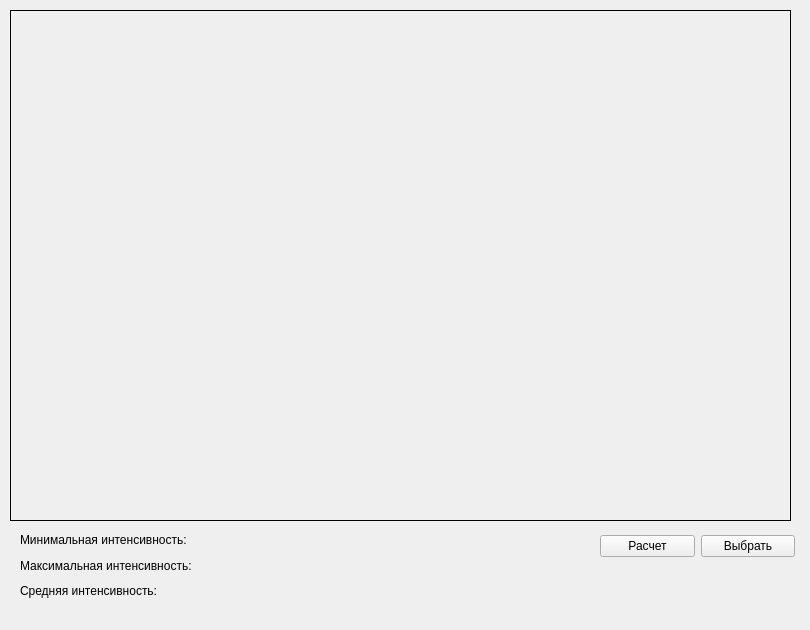
<?xml version="1.0" encoding="UTF-8"?>
<ui version="4.0">
 <class>MainWindow</class>
 <widget class="QMainWindow" name="MainWindow">
  <property name="geometry">
   <rect>
    <x>0</x>
    <y>0</y>
    <width>810</width>
    <height>630</height>
   </rect>
  </property>
  <property name="maximumSize">
   <size>
    <width>810</width>
    <height>630</height>
   </size>
  </property>
  <property name="windowTitle">
   <string>Color Intensity detector</string>
  </property>
  <widget class="QWidget" name="centralwidget">
   <widget class="my_label" name="label_img">
    <property name="geometry">
     <rect>
      <x>10</x>
      <y>10</y>
      <width>781</width>
      <height>511</height>
     </rect>
    </property>
    <property name="mouseTracking">
     <bool>true</bool>
    </property>
    <property name="frameShape">
     <enum>QFrame::Box</enum>
    </property>
    <property name="text">
     <string/>
    </property>
   </widget>
   <widget class="QWidget" name="layoutWidget">
    <property name="geometry">
     <rect>
      <x>20</x>
      <y>530</y>
      <width>291</width>
      <height>71</height>
     </rect>
    </property>
    <layout class="QGridLayout" name="gridLayout">
     <item row="0" column="0">
      <widget class="QLabel" name="label">
       <property name="text">
        <string>Минимальная интенсивность:</string>
       </property>
      </widget>
     </item>
     <item row="0" column="1">
      <widget class="QLabel" name="label_min">
       <property name="text">
        <string/>
       </property>
       <property name="alignment">
        <set>Qt::AlignCenter</set>
       </property>
      </widget>
     </item>
     <item row="1" column="0">
      <widget class="QLabel" name="label_2">
       <property name="text">
        <string>Максимальная интенсивность: </string>
       </property>
      </widget>
     </item>
     <item row="1" column="1">
      <widget class="QLabel" name="label_max">
       <property name="text">
        <string/>
       </property>
       <property name="alignment">
        <set>Qt::AlignCenter</set>
       </property>
      </widget>
     </item>
     <item row="2" column="0">
      <widget class="QLabel" name="label_3">
       <property name="text">
        <string>Средняя интенсивность: </string>
       </property>
      </widget>
     </item>
     <item row="2" column="1">
      <widget class="QLabel" name="label_midl">
       <property name="text">
        <string/>
       </property>
       <property name="alignment">
        <set>Qt::AlignCenter</set>
       </property>
      </widget>
     </item>
    </layout>
   </widget>
   <widget class="QWidget" name="layoutWidget">
    <property name="geometry">
     <rect>
      <x>600</x>
      <y>530</y>
      <width>195</width>
      <height>33</height>
     </rect>
    </property>
    <layout class="QGridLayout" name="gridLayout_2">
     <item row="0" column="0">
      <widget class="QPushButton" name="pushButton">
       <property name="text">
        <string>Расчет</string>
       </property>
       <property name="default">
        <bool>false</bool>
       </property>
      </widget>
     </item>
     <item row="0" column="1">
      <widget class="QPushButton" name="btn_choose">
       <property name="enabled">
        <bool>true</bool>
       </property>
       <property name="text">
        <string>Выбрать</string>
       </property>
      </widget>
     </item>
    </layout>
   </widget>
  </widget>
  <widget class="QMenuBar" name="menubar">
   <property name="geometry">
    <rect>
     <x>0</x>
     <y>0</y>
     <width>810</width>
     <height>26</height>
    </rect>
   </property>
  </widget>
 </widget>
 <customwidgets>
  <customwidget>
   <class>my_label</class>
   <extends>QLabel</extends>
   <header location="global">my_label.h</header>
  </customwidget>
 </customwidgets>
 <resources/>
 <connections/>
</ui>
